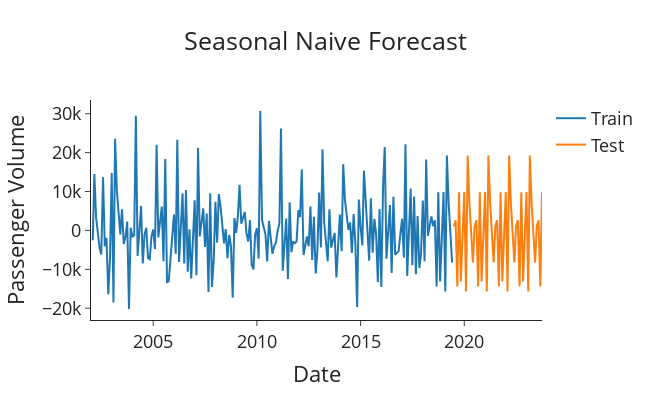

The code cell stored with this chart in its notebook:
### Code cell
# Seasonal naive forecast
train['month_number'] = pd.DatetimeIndex(train.index).month
test['month_number'] = pd.DatetimeIndex(test.index).month

snaive_fc = []
for row_idx, row in test.iterrows():
    month = row['month_number']
    forecast = train['total_cars_sold_first'] .loc[train['month_number'] == month].iloc[-1]
    snaive_fc.append(forecast)

plot_func(snaive_fc, 'Seasonal Naive Forecast')

### Figure 1 — Plotly figure (JSON) as saved in the notebook; plotly's stock layout.template omitted (floating-point values rounded to 4 significant figures; data arrays with more than 128 entries replaced by an {"elided": "..."} marker saying what was removed)
{"data": [{"name": "Train", "type": "scatter", "x": {"elided": "192 str values"}, "y": {"elided": "192 int values"}}, {"name": "Test", "type": "scatter", "x": ["2019-07-01T00:00:00", "2019-08-01T00:00:00", "2019-09-01T00:00:00", "2019-10-01T00:00:00", "2019-11-01T00:00:00", "2019-12-01T00:00:00", "2020-01-01T00:00:00", "2020-02-01T00:00:00", "2020-03-01T00:00:00", "2020-04-01T00:00:00", "2020-06-01T00:00:00", "2020-07-01T00:00:00", "2020-08-01T00:00:00", "2020-09-01T00:00:00", "2020-10-01T00:00:00", "2020-11-01T00:00:00", "2020-12-01T00:00:00", "2021-01-01T00:00:00", "2021-02-01T00:00:00", "2021-03-01T00:00:00", "2021-04-01T00:00:00", "2021-06-01T00:00:00", "2021-07-01T00:00:00", "2021-08-01T00:00:00", "2021-09-01T00:00:00", "2021-10-01T00:00:00", "2021-11-01T00:00:00", "2021-12-01T00:00:00", "2022-01-01T00:00:00", "2022-02-01T00:00:00", "2022-03-01T00:00:00", "2022-04-01T00:00:00", "2022-06-01T00:00:00", "2022-07-01T00:00:00", "2022-08-01T00:00:00", "2022-09-01T00:00:00", "2022-10-01T00:00:00", "2022-11-01T00:00:00", "2022-12-01T00:00:00", "2023-01-01T00:00:00", "2023-02-01T00:00:00", "2023-03-01T00:00:00", "2023-04-01T00:00:00", "2023-06-01T00:00:00", "2023-07-01T00:00:00", "2023-08-01T00:00:00", "2023-09-01T00:00:00", "2023-10-01T00:00:00"], "y": [1080, 2596, -14392, 9819, -13156, -2195, 9866, -15725, 19235, 7006, -8249, 1080, 2596, -14392, 9819, -13156, -2195, 9866, -15725, 19235, 7006, -8249, 1080, 2596, -14392, 9819, -13156, -2195, 9866, -15725, 19235, 7006, -8249, 1080, 2596, -14392, 9819, -13156, -2195, 9866, -15725, 19235, 7006, -8249, 1080, 2596, -14392, 9819]}], "layout": {"font": {"size": 18}, "height": 400, "title": {"text": "Seasonal Naive Forecast", "x": 0.5}, "width": 650, "xaxis": {"title": {"text": "Date"}}, "yaxis": {"title": {"text": "Passenger Volume"}}}}
